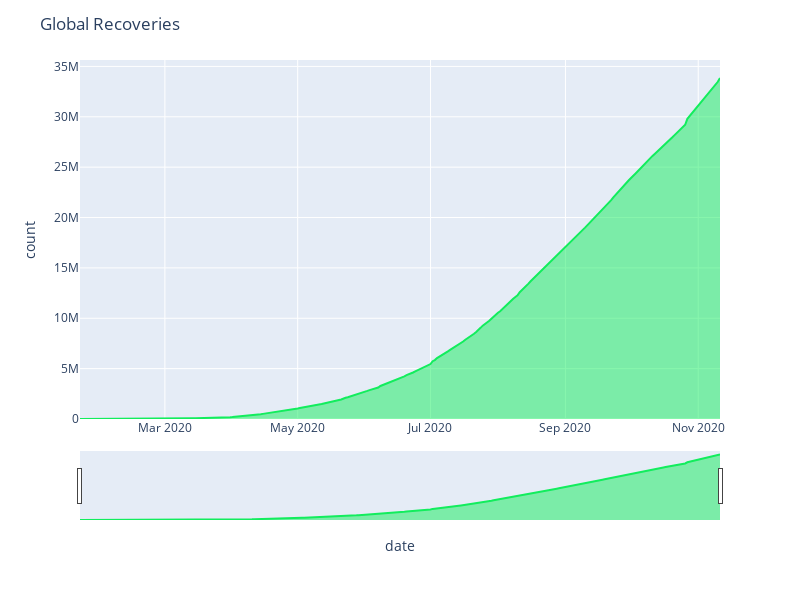

The notebook cell this image was saved under:
### Code cell
# Global recovery count
graph_area_global("recovered", "#12ed5d", "Global Recoveries")

### Figure 1 — Plotly figure (JSON) as saved in the notebook; plotly's stock layout.template omitted (floating-point values rounded to 4 significant figures; data arrays with more than 128 entries replaced by an {"elided": "..."} marker saying what was removed)
{"data": [{"fillpattern": {"shape": ""}, "hovertemplate": "date=%{x}<br>recovered=%{y}<extra></extra>", "legendgroup": "", "line": {"color": "#12ed5d"}, "marker": {"symbol": "circle"}, "mode": "lines", "name": "", "orientation": "v", "showlegend": false, "stackgroup": "1", "type": "scatter", "x": {"elided": "295 str values"}, "xaxis": "x", "y": {"elided": "295 int values"}, "yaxis": "y"}], "layout": {"height": 600, "legend": {"tracegroupgap": 0}, "margin": {"t": 60}, "title": {"text": "Global Recoveries"}, "width": 800, "xaxis": {"anchor": "y", "autorange": true, "domain": [0, 1], "range": ["2020-01-22", "2020-11-11"], "rangeslider": {"autorange": true, "range": ["2020-01-22", "2020-11-11"], "visible": true, "yaxis": {"_template": null, "rangemode": "match"}}, "title": {"text": "date"}, "type": "date"}, "yaxis": {"anchor": "x", "autorange": true, "domain": [0, 1], "range": [0, 35640000.0], "title": {"text": "count"}, "type": "linear"}}}
